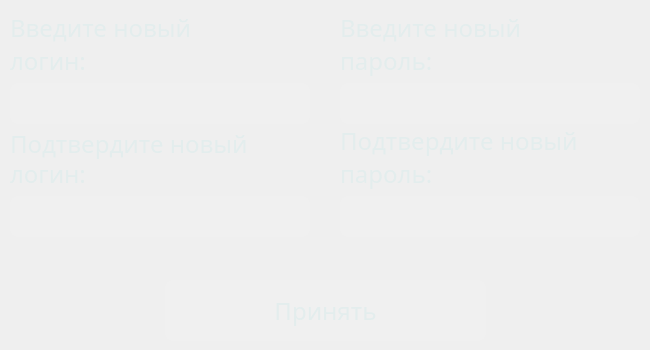
<?xml version="1.0" encoding="UTF-8"?>
<ui version="4.0">
 <class>MainWindow</class>
 <widget class="QMainWindow" name="MainWindow">
  <property name="geometry">
   <rect>
    <x>0</x>
    <y>0</y>
    <width>650</width>
    <height>350</height>
   </rect>
  </property>
  <property name="windowTitle">
   <string>Secret Keeper Router</string>
  </property>
  <widget class="QWidget" name="centralwidget">
   <widget class="QLabel" name="gradient">
    <property name="geometry">
     <rect>
      <x>0</x>
      <y>0</y>
      <width>650</width>
      <height>350</height>
     </rect>
    </property>
    <property name="text">
     <string/>
    </property>
    <property name="pixmap">
     <pixmap>../Images/gradient.png</pixmap>
    </property>
   </widget>
   <widget class="QLabel" name="text_1">
    <property name="geometry">
     <rect>
      <x>10</x>
      <y>7</y>
      <width>231</width>
      <height>41</height>
     </rect>
    </property>
    <property name="font">
     <font>
      <family>Microsoft YaHei</family>
      <pointsize>18</pointsize>
     </font>
    </property>
    <property name="styleSheet">
     <string notr="true">color:#e3eded</string>
    </property>
    <property name="text">
     <string>Введите новый</string>
    </property>
   </widget>
   <widget class="QLabel" name="text_2">
    <property name="geometry">
     <rect>
      <x>10</x>
      <y>40</y>
      <width>121</width>
      <height>41</height>
     </rect>
    </property>
    <property name="font">
     <font>
      <family>Microsoft YaHei</family>
      <pointsize>18</pointsize>
     </font>
    </property>
    <property name="styleSheet">
     <string notr="true">color:#e3eded</string>
    </property>
    <property name="text">
     <string>логин:</string>
    </property>
   </widget>
   <widget class="QLabel" name="text_3">
    <property name="geometry">
     <rect>
      <x>340</x>
      <y>7</y>
      <width>231</width>
      <height>41</height>
     </rect>
    </property>
    <property name="font">
     <font>
      <family>Microsoft YaHei</family>
      <pointsize>18</pointsize>
     </font>
    </property>
    <property name="styleSheet">
     <string notr="true">color:#e3eded</string>
    </property>
    <property name="text">
     <string>Введите новый</string>
    </property>
   </widget>
   <widget class="QLabel" name="text_4">
    <property name="geometry">
     <rect>
      <x>340</x>
      <y>40</y>
      <width>121</width>
      <height>41</height>
     </rect>
    </property>
    <property name="font">
     <font>
      <family>Microsoft YaHei</family>
      <pointsize>18</pointsize>
     </font>
    </property>
    <property name="styleSheet">
     <string notr="true">color:#e3eded</string>
    </property>
    <property name="text">
     <string>пароль:</string>
    </property>
   </widget>
   <widget class="QLineEdit" name="login_1">
    <property name="geometry">
     <rect>
      <x>10</x>
      <y>83</y>
      <width>300</width>
      <height>41</height>
     </rect>
    </property>
    <property name="font">
     <font>
      <family>Microsoft YaHei</family>
      <pointsize>18</pointsize>
     </font>
    </property>
    <property name="styleSheet">
     <string notr="true">background: rgba(255, 255, 255, 0.05);
border-radius: 8px;
color:#e3eded;
</string>
    </property>
    <property name="text">
     <string/>
    </property>
   </widget>
   <widget class="QLineEdit" name="password_1">
    <property name="geometry">
     <rect>
      <x>340</x>
      <y>83</y>
      <width>300</width>
      <height>41</height>
     </rect>
    </property>
    <property name="font">
     <font>
      <family>Microsoft YaHei</family>
      <pointsize>18</pointsize>
     </font>
    </property>
    <property name="styleSheet">
     <string notr="true">background: rgba(255, 255, 255, 0.05);
border-radius: 8px;
color:#e3eded;
</string>
    </property>
    <property name="text">
     <string/>
    </property>
   </widget>
   <widget class="QLabel" name="text_5">
    <property name="geometry">
     <rect>
      <x>10</x>
      <y>123</y>
      <width>300</width>
      <height>41</height>
     </rect>
    </property>
    <property name="font">
     <font>
      <family>Microsoft YaHei</family>
      <pointsize>18</pointsize>
     </font>
    </property>
    <property name="styleSheet">
     <string notr="true">color:#e3eded</string>
    </property>
    <property name="text">
     <string>Подтвердите новый</string>
    </property>
   </widget>
   <widget class="QLabel" name="text_6">
    <property name="geometry">
     <rect>
      <x>10</x>
      <y>153</y>
      <width>121</width>
      <height>41</height>
     </rect>
    </property>
    <property name="font">
     <font>
      <family>Microsoft YaHei</family>
      <pointsize>18</pointsize>
     </font>
    </property>
    <property name="styleSheet">
     <string notr="true">color:#e3eded</string>
    </property>
    <property name="text">
     <string>логин:</string>
    </property>
   </widget>
   <widget class="QLineEdit" name="login_2">
    <property name="geometry">
     <rect>
      <x>10</x>
      <y>196</y>
      <width>300</width>
      <height>41</height>
     </rect>
    </property>
    <property name="font">
     <font>
      <family>Microsoft YaHei</family>
      <pointsize>18</pointsize>
     </font>
    </property>
    <property name="styleSheet">
     <string notr="true">background: rgba(255, 255, 255, 0.05);
border-radius: 8px;
color:#e3eded;
</string>
    </property>
    <property name="text">
     <string/>
    </property>
   </widget>
   <widget class="QLineEdit" name="password_2">
    <property name="geometry">
     <rect>
      <x>340</x>
      <y>196</y>
      <width>300</width>
      <height>41</height>
     </rect>
    </property>
    <property name="font">
     <font>
      <family>Microsoft YaHei</family>
      <pointsize>18</pointsize>
     </font>
    </property>
    <property name="styleSheet">
     <string notr="true">background: rgba(255, 255, 255, 0.05);
border-radius: 8px;
color:#e3eded;
</string>
    </property>
    <property name="text">
     <string/>
    </property>
   </widget>
   <widget class="QLabel" name="text_7">
    <property name="geometry">
     <rect>
      <x>340</x>
      <y>120</y>
      <width>300</width>
      <height>41</height>
     </rect>
    </property>
    <property name="font">
     <font>
      <family>Microsoft YaHei</family>
      <pointsize>18</pointsize>
     </font>
    </property>
    <property name="styleSheet">
     <string notr="true">color:#e3eded</string>
    </property>
    <property name="text">
     <string>Подтвердите новый</string>
    </property>
   </widget>
   <widget class="QLabel" name="text_8">
    <property name="geometry">
     <rect>
      <x>340</x>
      <y>153</y>
      <width>121</width>
      <height>41</height>
     </rect>
    </property>
    <property name="font">
     <font>
      <family>Microsoft YaHei</family>
      <pointsize>18</pointsize>
     </font>
    </property>
    <property name="styleSheet">
     <string notr="true">color:#e3eded</string>
    </property>
    <property name="text">
     <string>пароль:</string>
    </property>
   </widget>
   <widget class="QPushButton" name="accept_button">
    <property name="geometry">
     <rect>
      <x>165</x>
      <y>280</y>
      <width>321</width>
      <height>61</height>
     </rect>
    </property>
    <property name="font">
     <font>
      <family>Microsoft YaHei</family>
      <pointsize>18</pointsize>
     </font>
    </property>
    <property name="styleSheet">
     <string notr="true">QPushButton{
 background: rgba(255, 255, 255, 0.05);
 border-radius: 8px;
 color:#e3eded;
}
QPushButton:hover{
 background: rgba(255, 255, 255, 0.1);
}
QPushButton:pressed{
 background: rgba(0, 0, 0, 0.1);
}</string>
    </property>
    <property name="text">
     <string>Принять</string>
    </property>
   </widget>
  </widget>
 </widget>
 <resources/>
 <connections/>
</ui>
